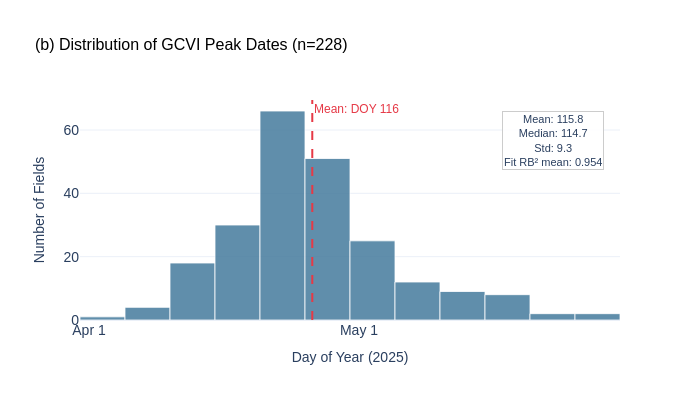

The cell this chart's notebook holds for it:
### Code cell
# Panel B: Peak DOY distribution
valid_peaks_only = peak_days[~peak_days["peak_anomalous"]]

fig3b = go.Figure()

fig3b.add_trace(
    go.Histogram(
        x=valid_peaks_only["peak_doy"],
        nbinsx=25,
        marker_color="#457B9D",
        marker_line=dict(color="white", width=0.8),
        opacity=0.85,
        name="Valid fields",
    )
)

# Add mean line
mean_doy = valid_peaks_only["peak_doy"].mean()
fig3b.add_vline(
    x=mean_doy, line_dash="dash", line_color="#E63946", line_width=2,
    annotation_text=f"Mean: DOY {mean_doy:.0f}",
    annotation_position="top right",
    annotation_font=dict(size=12, color="#E63946"),
)

# Add month labels on x-axis
fig3b.update_layout(
    title=dict(text="(b) Distribution of GCVI Peak Dates (n=228)", font=TITLE_FONT),
    xaxis=dict(
        title="Day of Year (2025)",
        title_font=AXIS_FONT,
        tickvals=[60, 91, 121, 152],
        ticktext=["Mar 1", "Apr 1", "May 1", "Jun 1"],
    ),
    yaxis=dict(title="Number of Fields", title_font=AXIS_FONT),
    font=dict(family=FONT_FAMILY, size=FONT_SIZE),
    width=700, height=400,
    showlegend=False,
)

# Stats annotation
stats_text = (
    f"Mean: {valid_peaks_only['peak_doy'].mean():.1f}<br>"
    f"Median: {valid_peaks_only['peak_doy'].median():.1f}<br>"
    f"Std: {valid_peaks_only['peak_doy'].std():.1f}<br>"
    f"Fit RΒ² mean: {valid_peaks_only['fit_r2'].mean():.3f}"
)
fig3b.add_annotation(
    text=stats_text, x=0.97, y=0.95,
    xref="paper", yref="paper",
    xanchor="right", yanchor="top",
    showarrow=False,
    font=dict(size=11),
    bgcolor="rgba(255,255,255,0.9)",
    bordercolor="#ccc", borderwidth=1,
)

fig3b.show()
fig3b.write_html(FIGURES_OUT / "fig3b_peak_distribution.html")
fig3b.write_image(FIGURES_OUT / "fig3b_peak_distribution.png", scale=3)

### Figure 1 — Plotly figure (JSON) as saved in the notebook; plotly's stock layout.template omitted (floating-point values rounded to 4 significant figures; data arrays with more than 128 entries replaced by an {"elided": "..."} marker saying what was removed)
{"data": [{"marker": {"color": "#457B9D", "line": {"color": "white", "width": 0.8}}, "name": "Valid fields", "nbinsx": 25, "opacity": 0.85, "type": "histogram", "x": {"elided": "228 float values"}}], "layout": {"annotations": [{"font": {"color": "#E63946", "size": 12}, "showarrow": false, "text": "Mean: DOY 116", "x": 115.8, "xanchor": "left", "xref": "x", "y": 1, "yanchor": "top", "yref": "y domain"}, {"bgcolor": "rgba(255,255,255,0.9)", "bordercolor": "#ccc", "borderwidth": 1, "font": {"size": 11}, "showarrow": false, "text": "Mean: 115.8<br>Median: 114.7<br>Std: 9.3<br>Fit RΒ² mean: 0.954", "x": 0.97, "xanchor": "right", "xref": "paper", "y": 0.95, "yanchor": "top", "yref": "paper"}], "font": {"family": "Arial", "size": 14}, "height": 400, "shapes": [{"line": {"color": "#E63946", "dash": "dash", "width": 2}, "type": "line", "x0": 115.8, "x1": 115.8, "xref": "x", "y0": 0, "y1": 1, "yref": "y domain"}], "showlegend": false, "title": {"font": {"color": "black", "family": "Arial", "size": 16}, "text": "(b) Distribution of GCVI Peak Dates (n=228)"}, "width": 700, "xaxis": {"ticktext": ["Mar 1", "Apr 1", "May 1", "Jun 1"], "tickvals": [60, 91, 121, 152], "title": {"font": {"family": "Arial", "size": 14}, "text": "Day of Year (2025)"}}, "yaxis": {"title": {"font": {"family": "Arial", "size": 14}, "text": "Number of Fields"}}}}
